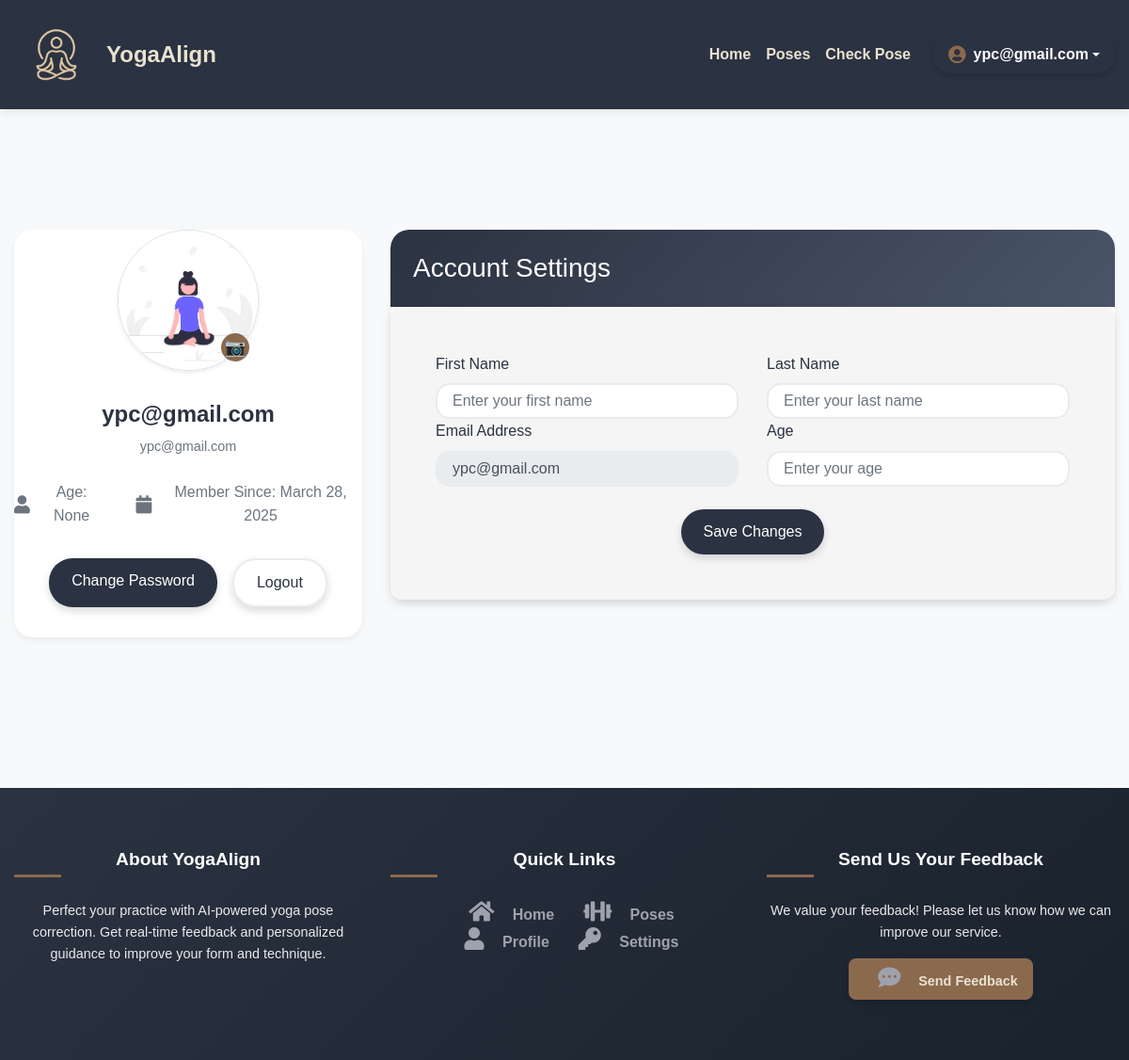
The app's page /auth/profile/ (signed in) with its own data.
### authentication/models.py (models this page shows, shortened)
class CustomUser(AbstractUser):
    age = models.PositiveIntegerField(null=True, blank=True)
    email = models.EmailField(_('email address'), unique=True)
    date_joined = models.DateTimeField(auto_now_add=True)
    profile_photo = models.CharField(max_length=255, default='images/profile1.png')
    USERNAME_FIELD = 'email'
    REQUIRED_FIELDS = ['username']
    class Meta:
        verbose_name = _('user')
        verbose_name_plural = _('users')
    def get_full_name(self):
        return f"{self.first_name} {self.last_name}" if self.first_name or self.last_name else self.email

### authentication/views.py (the view, shortened to what this page needs)
# urls.py: path('profile/', views.profile, name='profile'),
@login_required
def profile(request):
    return render(request, 'authentication/profile.html', {'user': request.user})

### authentication/templates/authentication/profile.html (shortened to what this page needs)
{% extends 'base.html' %}
{% load static %}
{% block content %}
<div class="container py-5">
    <div class="row g-4">
        <div class="col-md-4">
            <div class="profile-card h-100">
                <div class="profile-info">
                    <div class="profile-avatar">
                        <img src="{% static user.profile_photo %}" alt="Profile"
                            class="rounded-circle border shadow-sm">
                        <div class="reference-overlay">
                            <button class="camera-button" onclick="openModal()">&#128247;</button>
                        </div>
                    </div>
                    <h4 class="profile-name">{{ user.get_full_name }}</h4>
                    <p class="profile-email">{{ user.email }}</p>
                    <div class="profile-stats">
                        <div class="stat-item">
                            <i class="fas fa-user"></i>
                            <span>Age: {{ user.age }}</span>
                        </div>
                        <div class="stat-item">
                            <i class="fas fa-calendar"></i>
                            <span>Member Since: {{ user.date_joined|date:"F j, Y" }}</span>
                        </div>
                    </div>
                    <div class="profile-buttons">
                        <a href="{% url 'change_password' %}" class="btn profile-btn btn-primary">
                             Change Password
                        </a>
                        <a href="{% url 'logout' %}" class="btn profile-btn btn-outline-secondary">
                             Logout
                        </a>
                    </div>
                </div>
            </div>
        </div>
        <div class="col-md-8">
            <div class="settings-card">
                <div class="settings-header">
                    <h3 class="mb-0">
                         Account Settings
                    </h3>
                </div>
                <div class="card-body p-5">
                    <form method="POST" action="{% url 'profile' %}" id="profileForm">
                        <div class="row g-4">
                            <div class="col-md-6">
                                <label class="form-label">First Name</label>
                                <div class="input-group">
                                    <input type="text" class="form-control" name="first_name"
                                        value="{{ user.first_name }}" required placeholder="Enter your first name">
                                </div>
                            </div>
                            <div class="col-md-6">
                                <label class="form-label">Last Name</label>
                                <div class="input-group">
                                    <input type="text" class="form-control" name="last_name"
                                        value="{{ user.last_name }}" required placeholder="Enter your last name">
                                </div>
                            </div>
                            <div class="col-md-6">
                                <label class="form-label">Email Address</label>
                                <div class="input-group">
                                    <input type="email" class="form-control" name="email" value="{{ user.email }}"
                                        readonly placeholder="Enter your email address">
                                </div>
                            </div>
                            <div class="col-md-6">
                                <label class="form-label">Age</label>
                                <div class="input-group">
                                    <input type="number" class="form-control" name="age" value="{{ user.age }}" required
                                        placeholder="Enter your age">
                                </div>
                            </div>
                        </div>
                        <div class="mt-4 text-center">
                            <button type="submit" class="btn profile-btn btn-primary">
                                 Save Changes
                            </button>
                        </div>
                    </form>
                </div>
            </div>
        </div>
    </div>
</div>
{% endblock %}

### templates/base.html (shortened to what this page needs)
{% load static %}
<!DOCTYPE html>
<html lang="en">
<head>
    <link rel="stylesheet" href="https://stackpath.bootstrapcdn.com/bootstrap/4.5.2/css/bootstrap.min.css">
    <link rel="stylesheet" href="{% static 'css/style.css' %}">
    <link href="https://cdnjs.cloudflare.com/ajax/libs/font-awesome/5.15.3/css/all.min.css" rel="stylesheet">
</head>
<body>
    <nav class="navbar navbar-expand-lg navbar-dark">
        <div class="container-fluid d-flex justify-content-between align-items-center">
            <div class="d-flex align-items-center">
                <a class="navbar-brand d-flex align-items-center" href="{% url 'home' %}">
                    <img src="{% static 'images/logo.png' %}" alt="Yoga Logo" style="height: 90px;" class="mr-2">
                    <span style="font-weight: bold; font-size: 1.5rem;">YogaAlign</span>
                </a>
            </div>
            <div class="collapse navbar-collapse justify-content-end" id="navbarNav">
                <ul class="navbar-nav" >
                    <li class="nav-item" ><a class="nav-link" style="font-weight: bold; font-size: 1.3 rem;" href="{% url 'home' %}">Home</a></li>
                    <li class="nav-item" ><a class="nav-link" style="font-weight: bold; font-size: 1.3 rem;" href="{% url 'yoga_poses' %}">Poses</a></li>
                    <li class="nav-item" ><a class="nav-link" style="font-weight: bold; font-size: 1.3 rem;" href="{% url 'upload_image_for_pose' %}">Check Pose</a>
                    </li>
                </ul>
                {% if user.is_authenticated %}
                <div class="ml-3">
                    <div class="dropdown">
                        <button class="btn btn-link text-light dropdown-toggle" type="button" id="userDropdown"
                            data-toggle="dropdown" aria-haspopup="true" aria-expanded="false">
                            <i class="fas fa-user-circle mr-2" style="color: var(--primary-color) !important;"></i>
                            {{ user.get_full_name|default:user.username }}
                        </button>
                    </div>
                </div>
                {% endif %}
            </div>
        </div>
    </nav>
    <main class="main-content">
        {% block content %}{% endblock %}
    </main>
    <footer class="footer">
        <div class="container-fluid text-center">
            <div class="row">
                <div class="col-lg-4 col-md-6 mb-3 text-center">
                    <h5 class="footer-heading">About YogaAlign</h5>
                    <p class="footer-text">
                        Perfect your practice with AI-powered yoga pose correction.
                        Get real-time feedback and personalized guidance to improve your form and technique.
                    </p>
                </div>
                <div class="col-lg-4 col-md-6 mb-3 text-center">
                    <h5 class="footer-heading">Quick Links</h5>
                    <div class="d-flex justify-content-center flex-wrap gap-3">
                        <a href="{% url 'home' %}" class="footer-link mx-2"><i class="fas fa-home"></i> Home</a>
                        <a href="{% url 'yoga_poses' %}" class="footer-link mx-2"><i class="fas fa-dumbbell"></i>
                            Poses</a>
                        <a href="{% url 'profile' %}" class="footer-link mx-2"><i class="fas fa-user"></i> Profile</a>
                        <a href="{% url 'change_password' %}" class="footer-link mx-2"><i class="fas fa-key"></i>
                            Settings</a>
                    </div>
                </div>
                <div class="col-lg-4 col-md-6 mb-3 text-center">
                    <h6 class="footer-heading">Send Us Your Feedback</h6>
                    <p class="footer-text">We value your feedback! Please let us know how we can improve our service.
                    </p>
                    <button class="btn btn-feedback-toggle btn-sm mb-3" type="button" data-toggle="collapse"
                        data-target="#feedbackCollapse" aria-expanded="false" aria-controls="feedbackCollapse">
                        <i class="fas fa-comment-dots"></i> Send Feedback
                    </button>
                </div>
            </div>
    </footer>
</body>
</html>

### static/css/style.css (style rules this page uses)
body { font-family: 'Poppins', sans-serif; background: #E8E2D0; color: #2B3241; margin: 0; padding: 0; line-height: 1.6; }
.navbar { background: #2B3241; color: white; box-shadow: 0 4px 12px rgba(0, 0, 0, 0.1); padding: 15px 0; transition: all 0.3s ease; }
.navbar a { color: #E8E2D0 !important; font-weight: bold; transition: color 0.3s ease; }
.navbar-brand img { height: 40px; margin-right: 10px; }
.navbar-nav .nav-link { padding: 10px 15px; font-size: 16px; transition: all 0.3s ease; }
.footer { background-color: #2B3241; color: #E8E2D0; padding: 40px 20px; text-align: center; position: relative; bottom: 0; width: 100%; }
.footer a { color: #9EA2AD; text-decoration: none; font-weight: bold; margin: 0 15px; transition: color 0.3s ease; }
.footer i { font-size: 1.5rem; margin: 0 15px; color: #9EA2AD; transition: color 0.3s ease; }
.btn { font-weight: bold; padding: 12px 30px; border: none; border-radius: 50px; font-size: 1rem; transition: all 0.3s ease-in-out; box-shadow: 0 4px 8px rgba(0, 0, 0, 0.15); cursor: pointer; }
.card, .card-body, .card-img-top, .card-footer, .card-header, .activity-card, .tip-card, .card.shadow-sm, .card.shadow-lg, .card.rounded-4, .card.rounded-pill, .card.border-0 { border: none !important; border-radius: 12px !important; background: #F5F5F5 !important; color: #2B3241 !important; box-shadow: 0 4px 12px rgba(0, 0, 0, 0.1) !important; transition: none !important; transform: none !important; }
.form-control { border-radius: 10px; border: 1px solid #9EA2AD; }
@media (min-width: 576px) { .container, .container-sm { max-width: 1000px !important; } }
@media (min-width: 768px) { .container, .container-md { max-width: 1100px !important; } }
@media (min-width: 992px) { .container, .container-lg { max-width: 1200px !important; } }
@media (min-width: 1200px) { .container, .container-xl { max-width: 1400px !important; } }
.btn-link { padding: 0.5rem 1rem; display: flex; align-items: center; color: white !important; }
.btn-link i { font-size: 1.2rem; color: #8B694D !important; }

### templates/base.html (style rules this page uses)
:root { --primary-color: #8B694D; --secondary-color: #2B3241; --accent-color: #9EA2AD; --text-color: #333; --light-bg: #f8f9fa; --dark-bg: #2B3241; }
body { font-family: 'Poppins', sans-serif; color: var(--text-color); background-color: var(--light-bg); }
.navbar { background-color: var(--dark-bg); padding: 0.5rem 0; margin-bottom: 3rem; box-shadow: 0 2px 10px rgba(0, 0, 0, 0.1); }
.navbar-brand { font-weight: 700; color: white !important; }
.navbar-brand img { height: 30px; margin-right: 10px; }
.footer { background-color: var(--dark-bg); color: white; padding: 4rem 0 3rem; margin-top: auto; }
.footer a { color: var(--accent-color); transition: color 0.3s ease; }
html, body { height: 100%; margin: 0; }
body { display: flex; flex-direction: column; }
.main-content { flex: 1; padding-top: 2rem; padding-bottom: 4rem; }
.footer { background: linear-gradient(135deg, var(--dark-bg) 0%, #1a222d 100%); color: rgba(255, 255, 255, 0.9); padding: 4rem 0 2rem; margin-top: 3rem; }
.footer-heading { color: white; font-size: 1.2rem; font-weight: 600; margin-bottom: 1.5rem; position: relative; padding-bottom: 0.5rem; }
.footer-heading::after { content: ''; position: absolute; bottom: 0; left: 0; width: 50px; height: 3px; background: var(--primary-color); }
.footer-text { font-size: 0.9rem; line-height: 1.6; }
.btn-feedback-toggle { background-color: #8B694D; color: #E8E2D0; border: none; padding: 0.5rem 1rem; font-size: 0.9rem; border-radius: 0.5rem; transition: background-color 0.3s; }

### records on screen
CustomUser: get_full_name "ypc@gmail.com", profile_photo (picture), email "ypc@gmail.com", age "None", date_joined "March 28, 2025"
